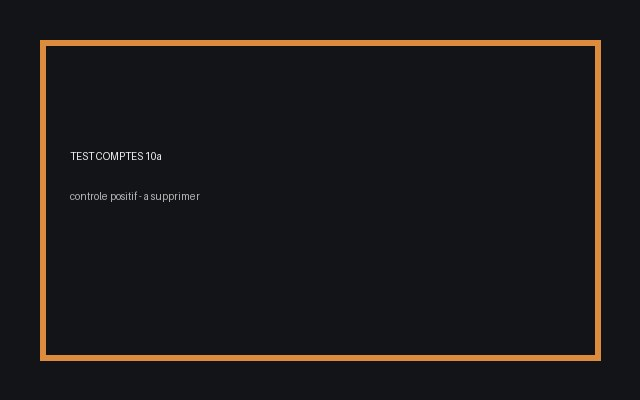
#> input picture _to_delete/_TEST_COMPTES_10a.jpg, 640 x 400 px
$ python verifier_planches_corbeille.py
#> lines starting #> are read from the running program, lines starting #| are printed output that depends on the picture
#!/usr/bin/env python3
# -*- coding: utf-8 -*-
"""
Planches-contact des groupes de corbeille que le bat 46 n a PAS pu reancrer.

Apres le bat 46 (325 groupes reancres sur preuve d empreinte) et le bat 24
(364 fichiers purges, 25,36 Go rendus), il reste des groupes que la purge
refuse : leur canonique -- la copie GARDEE -- reste introuvable. Le nom existe
peut-etre encore dans le fonds, mais porte par une AUTRE photo ; ou il n existe
plus du tout.

Ces groupes-la sont l inverse d un dechet : la copie quarantinee est peut-etre
la DERNIERE trace de la photo. Le bon geste y est de RESTAURER, pas de purger
-- mais ca ne se decide pas sur un nom de fichier, ca se decide en regardant.

Ce banc assemble donc ce qu il y a DEDANS, en planches numerotees, dans
`_planches_corbeille/`. Il ne deplace rien, ne supprime rien, n ecrit pas dans
l index. Basse definition volontaire : on reconnait ce qu est une image, on ne
la contemple pas.

Usage :
    python verifier_planches_corbeille.py
    python verifier_planches_corbeille.py --cote 460 --par-planche 9
Sortie : _planches_corbeille/planche_N.jpg + planches.json
"""

import argparse
import json
import sys
import time
from pathlib import Path

RACINE = Path(__file__).resolve().parent
SORTIE = RACINE / '_planches_corbeille'


def lire_json(p, defaut=None):
    try:
        return json.loads(Path(p).read_text(encoding='utf-8'))
    except Exception:
        return defaut


def main(argv=None):
    ap = argparse.ArgumentParser()
    ap.add_argument('--cote', type=int, default=460)
    ap.add_argument('--par-planche', type=int, default=9)
    ap.add_argument('--colonnes', type=int, default=3)
    a = ap.parse_args(argv)

    try:
        from PIL import Image, ImageDraw, ImageFile
        ImageFile.LOAD_TRUNCATED_IMAGES = True
    except ImportError:
        print('Pillow absent.')
        return 1

    plan = lire_json(RACINE / 'docs' / 'plan_rangement.json', {})
    corbeille = Path(plan.get('corbeille') or '')
    if not corbeille.exists():
        print(f'Corbeille absente : {corbeille}')
        return 1

    # Les groupes qui restent A JUGER : canonique notee absente, et pas de
    # marque de reancrage. Un groupe sans manifeste compte aussi -- on ne sait
    # meme pas ce qu il gardait.
    a_juger = []
    for g in sorted(p for p in corbeille.iterdir() if p.is_dir()):
        mani = lire_json(g / 'manifeste.json')
        if mani is None:
            a_juger.append((g, '(pas de manifeste)', 'sans manifeste'))
            continue
        canon = mani.get('canonique') or ''
        if canon and Path(canon).exists():
            continue                       # purgeable, rien a juger
        pourquoi = ('nom repris par une autre photo'
                    if canon and Path(canon).name else 'aucun candidat')
        a_juger.append((g, canon, pourquoi))

    if not a_juger:
        print('Rien a juger : tous les groupes ont leur canonique.')
        return 0

    SORTIE.mkdir(exist_ok=True)
    for vieux in SORTIE.glob('planche_*.jpg'):
        vieux.unlink()

    cote, par, cols = a.cote, a.par_planche, a.colonnes
    lignes = (par + cols - 1) // cols
    marge = 34                              # deux lignes de legende
    index, planche_no, illisibles = [], 0, 0

    for depart in range(0, len(a_juger), par):
        lot = a_juger[depart:depart + par]
        planche_no += 1
        toile = Image.new('RGB', (cols * cote, lignes * (cote + marge)),
                          (24, 24, 26))
        crayon = ImageDraw.Draw(toile)
        for i, (groupe, canon, pourquoi) in enumerate(lot):
            n = depart + i + 1
            x, y = (i % cols) * cote, (i // cols) * (cote + marge)
            fichiers = [f for f in groupe.iterdir()
                        if f.is_file() and f.name != 'manifeste.json']
            etat = 'ok'
            if not fichiers:
                etat = 'groupe vide'
                crayon.text((x + 12, y + cote // 2), etat, fill=(220, 90, 90))
            else:
                try:
                    im = Image.open(fichiers[0])
#> im is the input picture: PIL image 640x400 RGB; mean R, G, B 27.6, 25.2, 26
                    im.draft('RGB', (cote, cote))
                    im = im.convert('RGB')
                    im.thumbnail((cote, cote))
#> im: PIL image 460x288 RGB
                    toile.paste(im, (x + (cote - im.width) // 2,
                                     y + (cote - im.height) // 2))
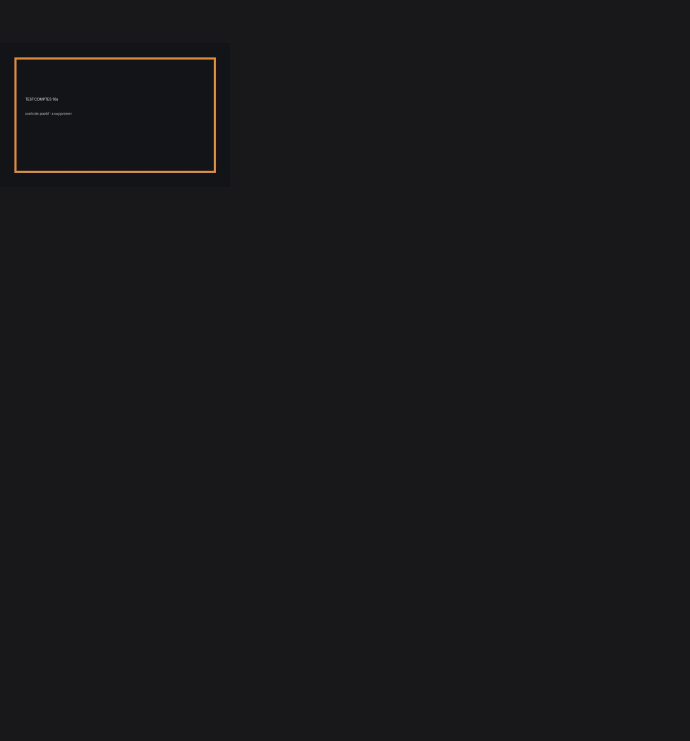
#> toile: PIL image 1380x1482 RGB (shown at 1/2 size); mean R, G, B 24.2, 24.1, 26
                except Exception as e:
                    etat = f'illisible ({type(e).__name__})'
                    illisibles += 1
                    crayon.text((x + 12, y + cote // 2), etat, fill=(220, 90, 90))
            nom_fic = fichiers[0].name if fichiers else '—'
            crayon.text((x + 8, y + cote + 4), f'{n:>2}. {nom_fic[:46]}',
                        fill=(230, 226, 220))
            crayon.text((x + 8, y + cote + 18), f'    {pourquoi}',
                        fill=(163, 156, 147))
            index.append({'n': n, 'planche': planche_no, 'groupe': groupe.name,
                          'fichier': nom_fic, 'canonique_notee': canon,
                          'pourquoi': pourquoi, 'etat': etat,
                          'octets': sum(f.stat().st_size for f in fichiers)})
        p_out = SORTIE / f'planche_{planche_no}.jpg'
        toile.save(p_out, quality=76, optimize=True)
        print(f'{p_out.name} : {len(lot)} case(s), '
              f'{p_out.stat().st_size/1024:.0f} Ko')

    (SORTIE / 'planches.json').write_text(json.dumps(
        {'genere_le': time.strftime('%Y-%m-%d %H:%M:%S'),
         'corbeille': str(corbeille), 'cases': index},
        ensure_ascii=False, indent=1), encoding='utf-8')
    total = sum(c['octets'] for c in index)
    print('-' * 62)
    print(f'{len(a_juger)} groupe(s) a juger sur {planche_no} planche(s) ; '
          f'{illisibles} illisible(s) ; {total/1024**3:.2f} Go')
    print('sortie : _planches_corbeille/  (index : planches.json)')
    return 0


if __name__ == '__main__':
    sys.exit(main())
#> (the program exits here)
